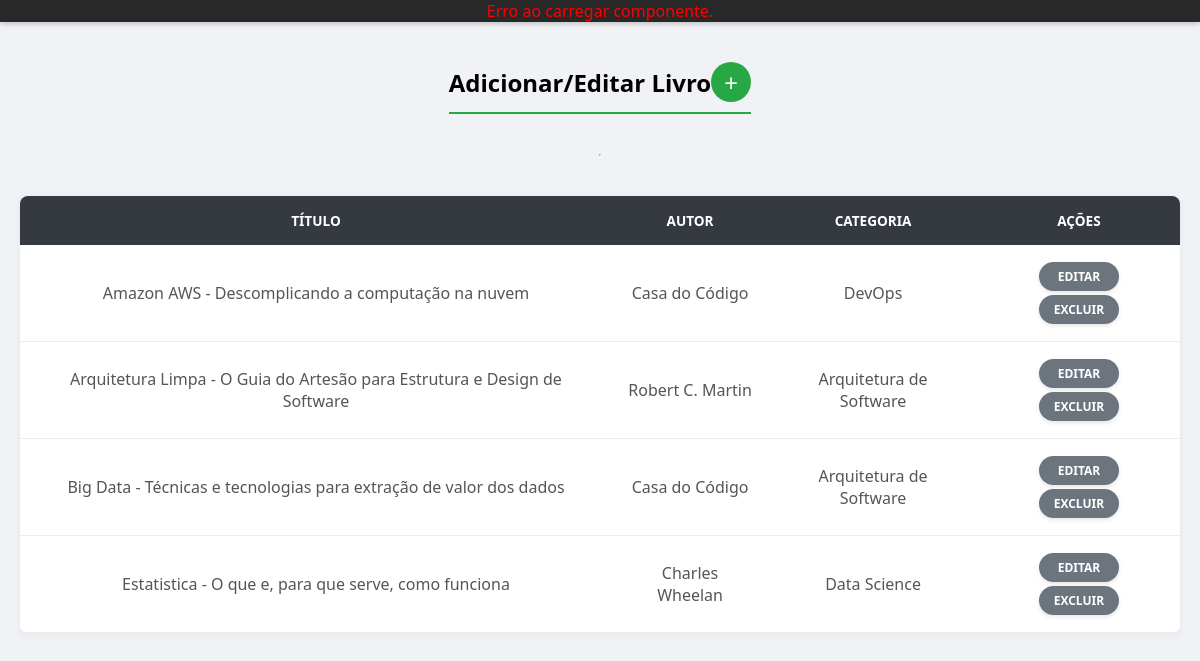
/public/templates/biblioteca/admin/mybooksAdmin.php (signed in), run on the app's committed database.
### tables this page shows
CREATE TABLE `livro` (
  `id_livro` int(11) NOT NULL,
  `titulo` varchar(255) NOT NULL,
  `descricao` varchar(500) NOT NULL,
  `data_publi` date NOT NULL,
  `categoria` int(11) NOT NULL,
  `pdf` varchar(255) NOT NULL
);

CREATE TABLE `autor` (
  `id_autor` int(11) NOT NULL,
  `nome_autor` varchar(50) NOT NULL
);

CREATE TABLE `categoria` (
  `id_categoria` int(11) NOT NULL,
  `nome_categoria` varchar(30) NOT NULL
);

### public/templates/biblioteca/admin/mybooksAdmin.php (the view, shortened to what this page needs)
<?php
require_once '../../../api/conection/conectionBD.php';
$livros = [];
$sqlLivros = "SELECT l.*, c.nome_categoria, a.nome_autor, a.id_autor
              FROM livro l
              LEFT JOIN categoria c ON l.categoria = c.id_categoria
              LEFT JOIN escritor e ON l.id_livro = e.livro
              LEFT JOIN autor a ON e.autor = a.id_autor
              ORDER BY l.titulo";
$res = $con->query($sqlLivros);
while ($r = $res->fetch_assoc()) $livros[] = $r;
?>
<!DOCTYPE html>
<html lang="pt-BR">
<head>
    <link rel="stylesheet" href="styles/style.css">
    <link rel="stylesheet" href="styles/cards.css">
    <link rel="stylesheet" href="styles/livros.css">
</head>
<body>
    <header id="header-placeholder"></header>
    <main class="painel-admin">
        <h2>Adicionar/Editar Livro <button id="btn-toggle-cadastro" type="button">+</button></h2>
        <hr style="margin:20px 0;">
        <div class="table-responsive">
            <table class="admin-table">
                <thead>
                    <tr><th>Título</th><th>Autor</th><th>Categoria</th><th>Ações</th></tr>
                </thead>
                <tbody>
                    <?php if (empty($livros)): ?>
                        <tr><td colspan="4" align="center">Nenhum livro cadastrado.</td></tr>
                    <?php else: ?>
                        <?php foreach ($livros as $livro): ?>
                            <tr>
                                <td><?php echo htmlspecialchars($livro['titulo']); ?></td>
                                <td><?php echo htmlspecialchars($livro['nome_autor'] ?? 'N/A'); ?></td>
                                <td><?php echo htmlspecialchars($livro['nome_categoria']); ?></td>
                                <td>
                                    <button type="button" onclick='editarLivro(<?php echo json_encode($livro); ?>)' class="btn-small">Editar</button>
                                    <form method="POST" style="display:inline;" onsubmit="return confirm('Tem certeza?');">
                                        <button class="btn-delete">Excluir</button>
                                    </form>
                                </td>
                            </tr>
                        <?php endforeach; ?>
                    <?php endif; ?>
                </tbody>
            </table>
        </div>
    </main>
</body>
</html>

### public/styles/style.css (style rules this page uses)
:root { --cor-header: rgb(41, 40, 40); --cor-fundo: rgb(240, 242, 245); --cor-branco: #ffffff; --cor-borda: #ccc; --cor-cinza-claro: #e9ecef; --cor-sucesso: #28a745; --cor-aviso: #ffc107; --cor-perigo: #dc3545; --cor-texto: #333; --cor-destaque: #28a745; }
* { margin: 0; padding: 0; box-sizing: border-box; font-family: 'Segoe UI', Arial, sans-serif; }
body { display: flex; flex-direction: column; min-height: 100vh; background-color: var(--cor-fundo); }
header { width: 100%; background-color: var(--cor-header); color: var(--cor-branco); box-shadow: 0 2px 5px rgba(0,0,0,0.2); }
main { flex-grow: 1; padding: 40px 20px; display: flex; flex-direction: column; align-items: center; width: 100%; }

### public/styles/livros.css (style rules this page uses)
.painel-admin { width: 100%; max-width: 1200px; margin: 0 auto; }
.painel-admin h2 { display: flex; justify-content: space-between; align-items: center; border-bottom: 2px solid var(--cor-destaque); padding-bottom: 10px; margin-bottom: 20px; }
#btn-toggle-cadastro { background: var(--cor-sucesso); color: white; width: 40px; height: 40px; border-radius: 50%; border: none; font-size: 1.5rem; cursor: pointer; display: flex; align-items: center; justify-content: center; transition: transform 0.2s; }
table { width: 100%; border-collapse: collapse; background: white; border-radius: 8px; overflow: hidden; box-shadow: 0 2px 8px rgba(0,0,0,0.05); margin-top: 20px; }
th { background: #343a40; color: white; padding: 15px; text-transform: uppercase; font-size: 0.85rem; }
td { padding: 15px; border-bottom: 1px solid #eee; color: #555; text-align: center; vertical-align: middle; }
.painel-admin table td button, .painel-admin table td input[type="submit"], .painel-admin table td input[type="button"], .btn-small { display: inline-block; padding: 6px 12px; font-size: 0.75rem; font-weight: bold; text-transform: uppercase; border-radius: 20px; text-decoration: none; margin: 2px; border: none; cursor: pointer; color: white !important; min-width: 80px; text-align: center; background-color: #6c757d; transition: opacity 0.2s; box-shadow: 0 2px 4px rgba(0,0,0,0.1); }

### data on the page
livro: titulo "Amazon AWS - Descomplicando a computação na nuvem", autor.nome_autor "Casa do Código", categoria.nome_categoria "DevOps"
livro: titulo "Arquitetura Limpa - O Guia do Artesão para Estrutura e Design de Software", autor.nome_autor "Robert C. Martin", categoria.nome_categoria "Arquitetura de Software"
livro: titulo "Big Data - Técnicas e tecnologias para extração de valor dos dados", autor.nome_autor "Casa do Código", categoria.nome_categoria "Arquitetura de Software"
livro: titulo "Estatistica - O que e, para que serve, como funciona", autor.nome_autor "Charles Wheelan", categoria.nome_categoria "Data Science"
